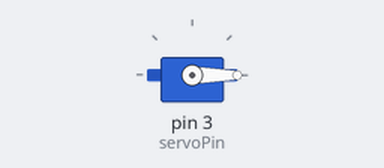
Recording of a sketch running on a simulated Arduino Uno, built with avr-gcc and run on an emulated ATmega328P. On the bench: servo.

Above: at 0.05 s.
At 3.0 s:
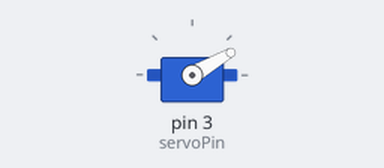
At 6.0 s:
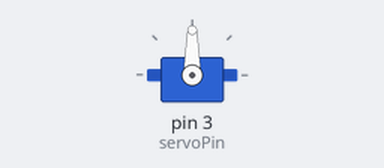
Timing chart, 0 to 7.8 s (numbered marks = the images above):
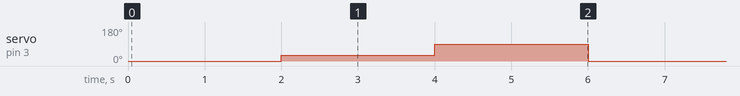

Measured:
- by itself, servo on pin 3 (servoPin): repeats every 6.0 s: 90° 2.0 s, 0° 2.0 s, 30° 2.0 s

The sketch:

servomotor.ino
```cpp
#include<Servo.h>
int servoPin=3;
Servo Servo1;
void setup()
{ Servo1.attach(servoPin);
}
void loop(){
  Servo1.write(0);
  delay(2000);
  Servo1.write(30);
  delay(2000);
  Servo1.write(90);
  delay(2000);
}
```
